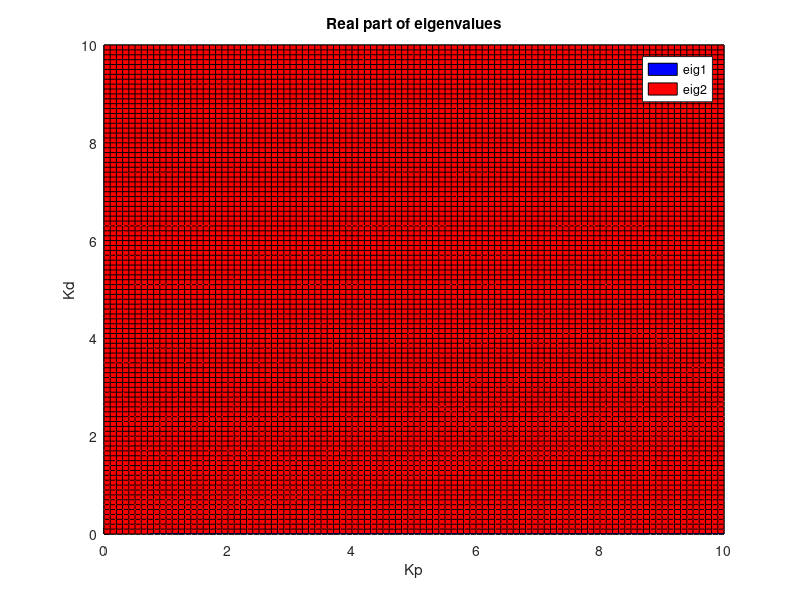
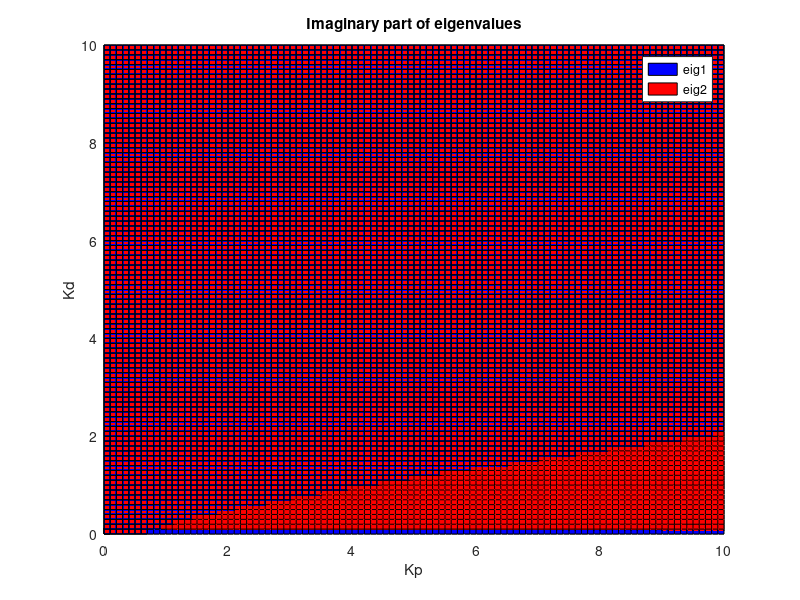
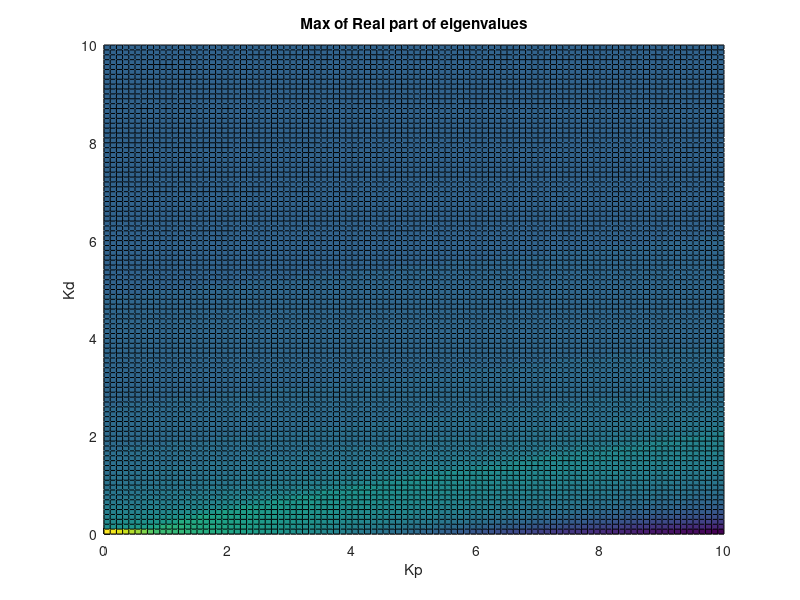
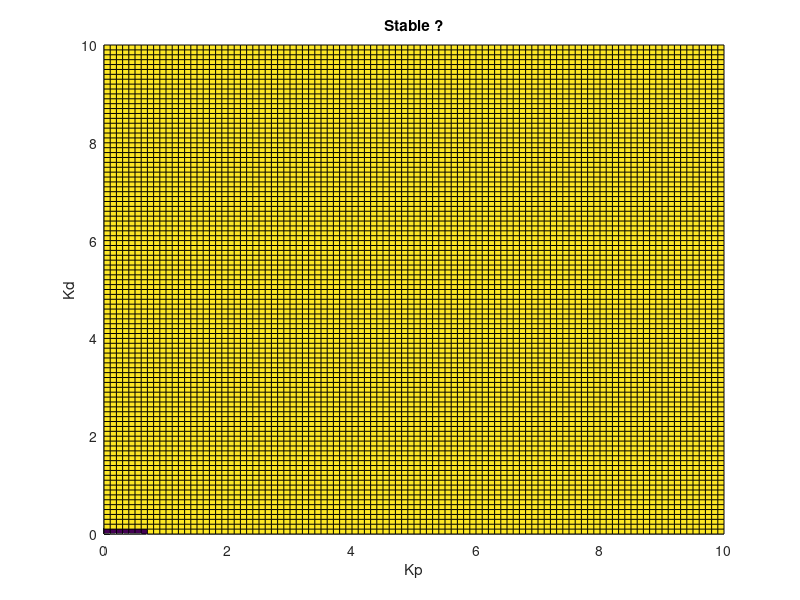

MATLAB code to generate these figures, in order:
% clear all
% close all
% clc


%% Bike parameters
% Plots
plots = 0 ;

% Sampling time
Ts = 0.01;            % sampling time

% Inertia front wheel
inertia_front = 0.2741;
% inertia_front = 0;

% Forward velocity
% v = 1;                % velocity [m/s]
% v = 2;                % velocity [m/s]
% v = 3;                % velocity [m/s]
v = 4;                % velocity [m/s]
% v = 5;                % velocity [m/s]

% Bike physical parameters
r_wheel = 0.311;      % radius of the wheel
h = 0.2085 + r_wheel; % height of center of mass [m]
b = 1.095;            % length between wheel centers [m]
c = 0.06;             % length between front wheel contact point and the extention of the fork axis [m]
lambda = deg2rad(70); % angle of the fork axis [deg]
a = 0.4964;           % distance from rear wheel to frame's center of mass [m]
IMU_height = 0.45;    % IMU height [m]
g = 9.81;             % gravity [m/s^2]
m = 45;               % Bike mas [kg]
bike_params = [g h b a lambda c m];


%% Bike transfer function
num = [(inertia_front*b)/(m*h) a*v v^2];
den = [b*h 0 -b*g];
sys_tf = tf(num,den);


%% Bike state-space matrices
% Continuous time
[A,B,C,D] = tf2ss(num,den);
sys = ss(A,B,C,D);
sys_fullstates = ss(sys.A,sys.B,eye(size(sys.A)),0);

% Discrete time
sys_dis = c2d(sys,Ts);
A_dis = sys_dis.A;
B_dis = sys_dis.B;
C_dis = sys_dis.C;
D_dis = sys_dis.D;


%% Analysis of the open-loop bike model
disp('Poles of the bike in continuous time');
disp(eig(A));

disp('Poles of the bike in discrete time');
disp(eig(A_dis));

if plots
    figure;bode(sys_tf);
    figure;margin(sys_tf);
end


%% PD phidot feedback
% P_phidot = 1;
% D_phidot = 1;
% A = [0 1 ; (b*g-P_phidot*v^2)/(b*h+a*v*D_phidot) , -(a*v*P_phidot+D_phidot*v^2)/(b*h+a*v*D_phidot)];


%% Analysis of eigenvalues of the closed-loop : fixed Kp, varying Kd
% P_phidot = 1;
% D_phidot_test = (0:0.01:10);
% eigA_test = [];
% for i=1:length(D_phidot_test)
%     A_test = [0 1 ; (b*g-P_phidot*v^2)/(b*h+a*v*D_phidot_test(i)) , -(a*v*P_phidot+D_phidot_test(i)*v^2)/(b*h+a*v*D_phidot_test(i))];
%     eigA_test = [eigA_test eig(A_test)];
% end
% figure;hold on;
% plot(D_phidot_test,real(eigA_test(1,:)));
% plot(D_phidot_test,real(eigA_test(2,:)));
% legend('eig1','eig2');


%% Analysis of eigenvalues of the closed-loop : varying Kp, varying Kd
P_phidot_test = (0:0.1:10);
D_phidot_test = (0:0.1:10);
eigA1_test = [];
eigA2_test = [];

lhs_carac_poly = [0 h 0 -g]; % [phidddot phiddot phidot phi]

for i=1:length(P_phidot_test)
    for j=1:length(D_phidot_test)
%         A_test = [0 1 ; (b*g-P_phidot_test(i)*v^2)/(b*h+a*v*D_phidot_test(j)) , -(a*v*P_phidot_test(i)+D_phidot_test(j)*v^2)/(b*h+a*v*D_phidot_test(j))];
%         eigA_test = eig(A_test);
%         eigA1_test(j,i) = [eigA_test(1)];
%         eigA2_test(j,i) = [eigA_test(2)];
        
        % delta = -Kp*phi - Kd*phidot
        rhs_carac_poly = [(-inertia_front*D_phidot_test(j)/(m*h)) , (-inertia_front*P_phidot_test(i)/(m*h))+(-a*v*D_phidot_test(j))/b , (-a*v*P_phidot_test(i)/b)+(-v^2*D_phidot_test(j)/b) , (-v^2*P_phidot_test(i)/b)];

        carac_poly = lhs_carac_poly - rhs_carac_poly;
        roots_carac = roots(carac_poly);
        eigA1_test(j,i) = [roots_carac(1)];
        eigA2_test(j,i) = [roots_carac(2)];
    end
end

figure;hold on;
surf(P_phidot_test,D_phidot_test,real(eigA1_test),'FaceColor','b');
surf(P_phidot_test,D_phidot_test,real(eigA2_test),'FaceColor','r');
xlabel('Kp');
ylabel('Kd');
legend('eig1','eig2');
title('Real part of eigenvalues');

figure;hold on;
surf(P_phidot_test,D_phidot_test,imag(eigA1_test),'FaceColor','b');
surf(P_phidot_test,D_phidot_test,imag(eigA2_test),'FaceColor','r');
xlabel('Kp');
ylabel('Kd');
legend('eig1','eig2');
title('Imaginary part of eigenvalues');

figure;hold on;
surf(P_phidot_test,D_phidot_test,max(real(eigA1_test),real(eigA2_test)));
xlabel('Kp');
ylabel('Kd');
title('Max of Real part of eigenvalues');

figure;hold on;
surf(P_phidot_test,D_phidot_test,0.5-0.5*sign(max(real(eigA1_test),real(eigA2_test))));
xlabel('Kp');
ylabel('Kd');
title('Stable ?');